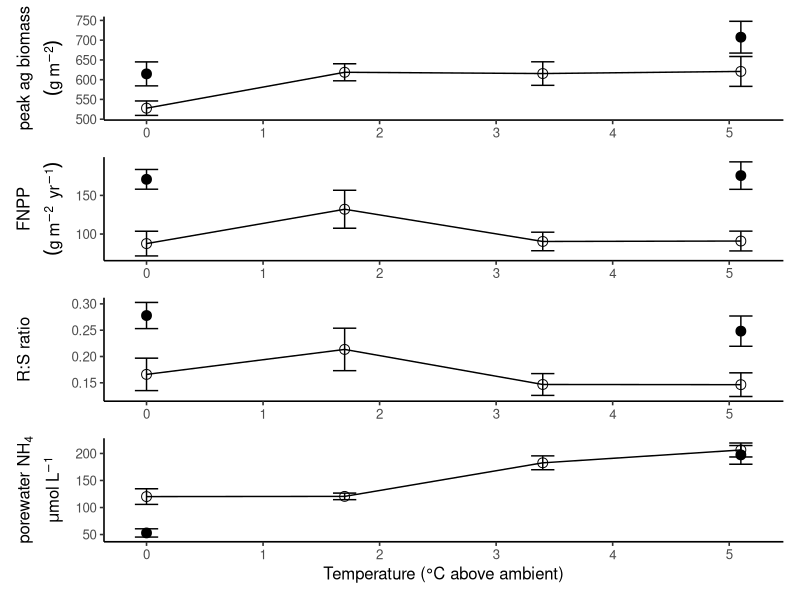
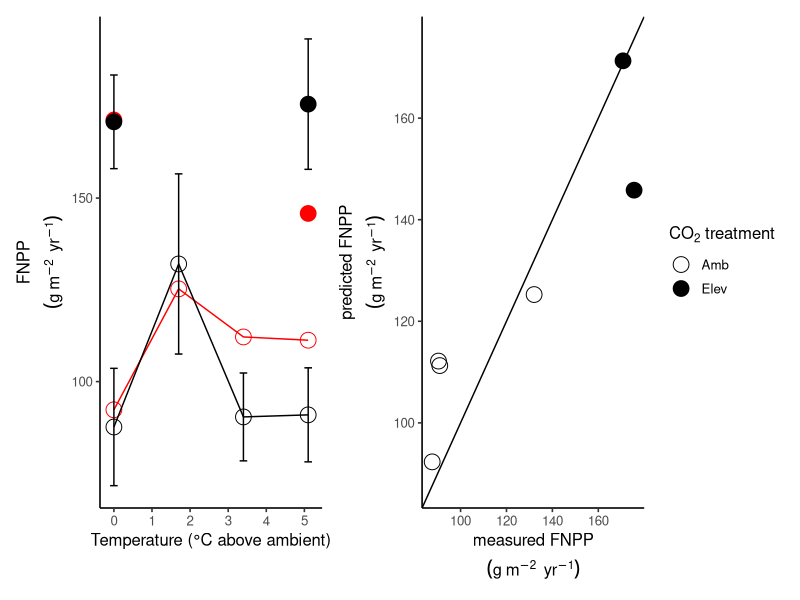
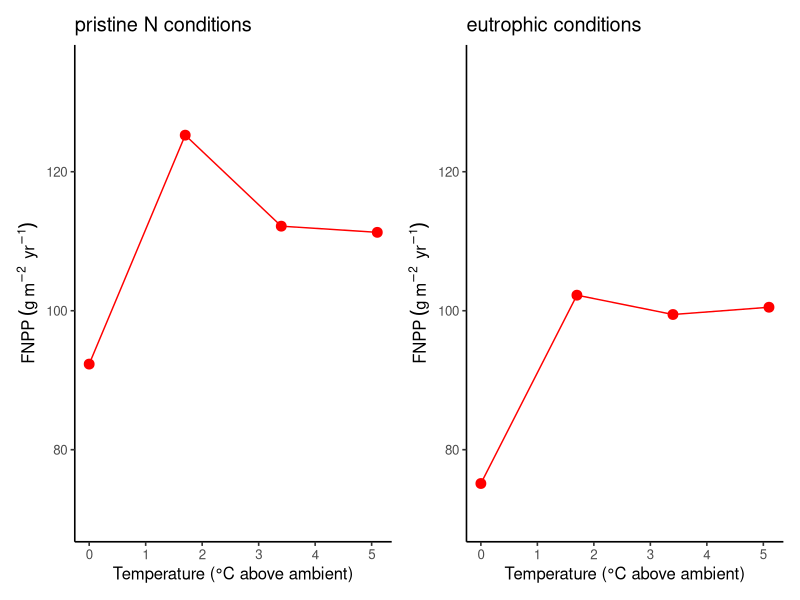
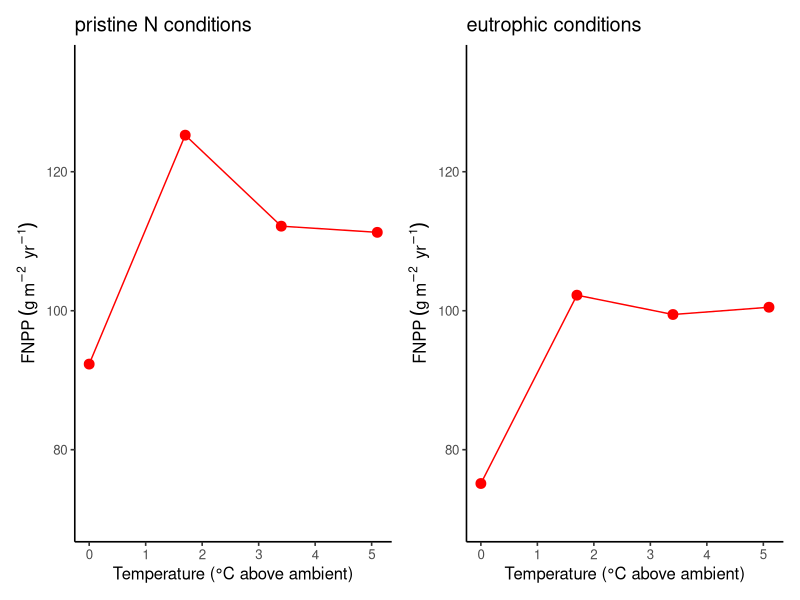
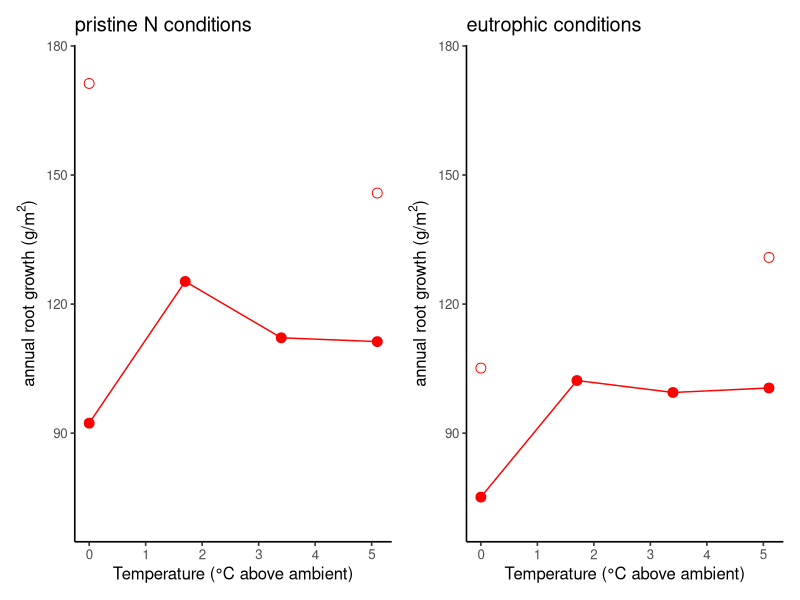

Recreate these plots in R, in order.
## ---- chunk 1
knitr::opts_chunk$set(
  warning = FALSE, 
  message = FALSE, 
  echo = FALSE
  )


# source("prepare_workspace.R")
library(tidyverse)
library(patchwork)
library(scales)
library(modelr)

theme_set(theme_classic(base_size=12))

## ---- chunk 2
#### #### 
#### 1.1 Science constants
#### ####
moles_per_gram_amonium<- 0.055437
grams_per_mol_amonium <- 1/moles_per_gram_amonium
grams_n_per_gram_ammonium <-  0.776490

## I use the below conversion to make units in functional balance equation consistent
    ##N% * g/hour C = g/hour N
    ## thus, convert uptake rates
        ###from: umol NH4/hour  
        ###to: g N/ hour
    ##handling both
        #moles to mass
        #stoichiometry of NH4
  
  #this assumes published uptake rates are the speed of NH4 uptake,
      # not of N uptake, which to my knowledge is true here.

CONVERSION_UMOL_NH4_PER_HOUR_TO_GRAMS_N_PER_HOUR <-
  grams_per_mol_amonium*grams_n_per_gram_ammonium/10^6

#### #### 
#### 1.2 parameters for the study
#### ####
GLOBAL_TISSUE_N_PCT <- .02 ## this is from Morris 2013
V_MAX_COTT_UMOL_PER_G_PER_HOUR <- 17 # From Cott et. al 2018
## ---- chunk 3

biomass_data_full_depth_porewater <- read_csv("SMARTX_data_2017_2022.csv")
##now, do depth averages of the porewater NH3 (matching PNAS paper)
biomass_data_summarized_porewater_treatment_means <- biomass_data_full_depth_porewater %>% 
  filter(Vegetation=="C3") %>% 
  filter(Depth %in% c(20,40,80,120)) %>%   
  # select(-c(N,sd,se,ci)) %>% 
  group_by(Year,CO2Treatment,TempTreatment) %>% 
  summarise_all(mean,na.rm=T)  %>% 
  ungroup() 


            
##finally, summarize across years
biomass_data_treatment_means_many_year_means <-
  biomass_data_summarized_porewater_treatment_means %>% 
  ungroup() %>% 
  group_by(CO2Treatment,TempTreatment) %>% 
  summarise_all(mean,na.rm=T) %>% #means of all values
  select(-c(Depth,PlotID,Year,Vegetation)) %>%  #remove artifact values from summary, e.g. mean plotid
  select(-starts_with("wt_")) %>% 
  select(-starts_with("total_")) 

biomass_data_treatment_means_many_year_means
## ---- chunk 4
  temp_pallette_four_colors <- viridis_pal(option = "C")(4)
    # four_colors[4] <- "greenyellow"
  temp_pallette_four_colors [4] <- "chartreuse"
    


##for ease of figure rendering below, I will collect a few of the specific lines
  ##for formatting figures
scale_shapes_for_co2_treatment <-   scale_shape_manual(values = c(21,19),
                      name = expression(paste("CO"[2], " treatment"))) 




lab_string_porewater_nh4 <- bquote(atop("porewater NH"[4], mu*mol~L^-1))
lab_string_porewater_nh4_NO_LINEBREAK <- bquote("porewater NH"[4] ~ (mu*mol ~ L^-1))
lab_string_u_rate <- bquote("u estimate" ~ (mu*mol ~ NH[4] ~ hr^-1))
lab_string_N_demand <- bquote("N demand" ~ (g ~ hr^-1)) #"N demand (g/hr)"
lab_string_total_N_uptake<- bquote("total N uptake" ~ (g ~ hr^-1)) #"N demand (g/hr)"
lab_string_N_supply <-  bquote("N supply" ~ (mu*mol ~ L^-1))
  
 

lab_string_temperature_treatment <- "Temperature (\u00B0C above ambient)"
lab_string_bg_npp <- bquote(atop("bg NPP", (g~m^-2~ ~yr^-1)))
lab_string_fnpp <- bquote(atop("FNPP", (g~m^-2~ ~yr^-1)))
lab_string_predicted_fnpp <- bquote(atop("predicted FNPP", (g~m^-2~ ~yr^-1)))
lab_string_measured_fnpp <- bquote(atop("measured FNPP", (g~m^-2~ ~yr^-1)))
lab_string_measured_fnpp_ONE_LINE <- bquote("FNPP" ~ (g~m^-2~ ~yr^-1))
lab_string_ag_biomass <- bquote(atop("peak ag biomass", (g~m^-2)))
lab_string_fr_biomass <- bquote(atop("fine root biomass", (g~m^-2)))
lab_string_annual_root_growth <- expression(paste("annual root growth (g/m"^"2",")"))


p_facet_label_string <- "p estimate (g C per hr)"
u_facet_label_string <- "u estimate (\u03BCmol NH4 per hr)"

###color choices
p_color <- "darkgreen"
u_color <- "brown"


###plot aesthetics
point_size_unscaled_rate_plot <- 3
point_size_discussion_plot <- 3
## ---- chunk 5
###2 parts of code block
###### ######
##  1/2 define and fit model
###### ######

roots_shoots_5.1_aco2 <- biomass_data_treatment_means_many_year_means %>% 
  filter(TempTreatment==5.1) %>% 
  filter(CO2Treatment=="Amb") %>% 
  select(FineRoots_correct,SCAMbiomass,NH4.uM)

tissue_N_content <- .02

m_menten_kinetics <- function(conc,k_m_arg,v_max_arg){
  (v_max_arg * conc) / (conc+ k_m_arg)
}


nls_fit_model_cott_max <- nls( FineRoots_correct ~
                  (T*SCAMbiomass ^2*  tissue_N_content)/
                  (m_menten_kinetics(NH4.uM,k_m,V_MAX_COTT_UMOL_PER_G_PER_HOUR)*
                       CONVERSION_UMOL_NH4_PER_HOUR_TO_GRAMS_N_PER_HOUR),
    data = biomass_data_treatment_means_many_year_means,
    start = list(k_m=100,T=.1))


###### ######
##  2/2 make plot data
###### ######

# plot_data_try_1 <- biomass_data_summarized_porewater_treatment_means %>% 
root_plot_data <- biomass_data_treatment_means_many_year_means %>% 
  add_predictions(nls_fit_model_cott_max) %>% 
  rename(FineRoots_predicted=pred)
    
cot_max_rmse <- rmse(nls_fit_model_cott_max,biomass_data_treatment_means_many_year_means)
cot_max_rsquare <- rsquare(nls_fit_model_cott_max,biomass_data_treatment_means_many_year_means)
cot_max_rsquare

N_pollution <- 200

root_plot_data_plus_200  <- biomass_data_treatment_means_many_year_means %>% 
  mutate(NH4.uM=NH4.uM + N_pollution) %>% 
  add_predictions(nls_fit_model_cott_max) %>% 
  rename(FineRoots_predicted=pred)



## ---- chunk 6
      
point_size_fig_1 <- 3


biomass_data_summarized_porewater_SE_PRESERVE <- biomass_data_full_depth_porewater %>% 
  filter(Vegetation=="C3") %>% 
  filter(Depth %in% c(20,40,80,120)) %>%   
  group_by(Year,CO2Treatment,TempTreatment,PlotID) %>% 
  summarise_all(mean,na.rm=T)  %>% 
  ungroup() 


 
  biomass_data_treatment_means_many_year_means_WITH_SE <-
    biomass_data_summarized_porewater_SE_PRESERVE %>% 
    ungroup() %>% 
    group_by(CO2Treatment, TempTreatment) %>% 
    summarise_all(list(mean = ~ mean(., na.rm = TRUE), 
                       length_check= ~ length(.),
                       se = ~ sd(., na.rm = TRUE) / sqrt(length(.)))) 
   

ag_biomass_panel <-
  biomass_data_treatment_means_many_year_means_WITH_SE %>%
  ungroup() %>% 
  ggplot(aes(x = TempTreatment, y= SCAMbiomass_mean,  shape = CO2Treatment)) +
  geom_point(size = point_size_fig_1) +
  geom_line(data = biomass_data_treatment_means_many_year_means_WITH_SE %>% filter(CO2Treatment == "Amb")) + # optional line addition
  ylab(lab_string_ag_biomass) + 
  geom_errorbar(aes(ymin = SCAMbiomass_mean - SCAMbiomass_se, ymax = SCAMbiomass_mean + SCAMbiomass_se), width = 0.2) + # Add error bars
  scale_shapes_for_co2_treatment +
  theme(legend.position = "none") +
  xlab(NULL)

roots_across_treatment_plot <-
  biomass_data_treatment_means_many_year_means_WITH_SE %>%
  ggplot(aes(x = TempTreatment, y = FineRoots_correct_mean, shape = CO2Treatment)) +
  geom_point(size = point_size_fig_1) +
  geom_line(data = 
              biomass_data_treatment_means_many_year_means_WITH_SE %>% filter(CO2Treatment == "Amb")) + 
  geom_errorbar(aes(ymin = FineRoots_correct_mean - FineRoots_correct_se, ymax = FineRoots_correct_mean + FineRoots_correct_se), width = 0.2) + # Add error bars
  scale_shapes_for_co2_treatment +
  xlab(NULL)  +
  theme(legend.position = "none") +
  # ylab(lab_string_annual_root_growth) 
  ylab(lab_string_fnpp) 

porewater_panel <-
  biomass_data_treatment_means_many_year_means_WITH_SE %>%
  ggplot(aes(y = NH4.uM_mean, x = TempTreatment, shape = CO2Treatment)) +
  geom_point(size = point_size_fig_1) +
  geom_line(data = biomass_data_treatment_means_many_year_means_WITH_SE %>% filter(CO2Treatment == "Amb")) + 
  ylab(lab_string_porewater_nh4) +
  geom_errorbar(aes(ymin = NH4.uM_mean - NH4.uM_se, ymax = NH4.uM_mean + NH4.uM_se), width = 0.2) + # Add error bars
  scale_shapes_for_co2_treatment +
  theme(legend.position = "none") +
  xlab(lab_string_temperature_treatment)

r_s_ratio_panel <-
  biomass_data_treatment_means_many_year_means_WITH_SE %>%
  mutate(
    r_s_ratio = FineRoots_correct_mean / SCAMbiomass_mean,
    r_s_ratio_se = abs(r_s_ratio) * sqrt((FineRoots_correct_se / FineRoots_correct_mean)^2 + (SCAMbiomass_se / SCAMbiomass_mean)^2)
  ) %>%
  ggplot(aes(x = TempTreatment, y = r_s_ratio, shape = CO2Treatment )) +
  geom_point(size = point_size_fig_1) +
  geom_line(data = . %>% filter(CO2Treatment == "Amb")) +
  ylab("R:S ratio") +
  geom_errorbar(aes(ymin = r_s_ratio - r_s_ratio_se, ymax = r_s_ratio + r_s_ratio_se), width = 0.2) +
  scale_shapes_for_co2_treatment +
  xlab(NULL) +
  theme(legend.position = "none")


ag_biomass_panel /
  roots_across_treatment_plot /
  r_s_ratio_panel /
  porewater_panel

## ---- chunk 7
##new figure 2
  ##shows the root prediction
  ##and a predicted vs. observed plot

  #could potentially do 2 version for the 2 models, and this could be moved to supplemental if need be

##First, get dimensions of plot
    # I like doing these square so you know what the mis-predictions are
 ##insert SE plot


root_plot_data_WITH_SE <- biomass_data_treatment_means_many_year_means_WITH_SE %>% 
  add_predictions(nls_fit_model_cott_max) %>% 
  rename(FineRoots_predicted=pred) %>% 
  rename(FineRoots_correct=FineRoots_correct_mean)

  min_val <- root_plot_data_WITH_SE %>%
    mutate(min_both=pmin(FineRoots_correct,FineRoots_predicted,na.rm = T)) %>% 
    pull(min_both) %>% 
    min()
  
  max_val <- root_plot_data_WITH_SE %>%
    mutate(max_both=pmax(FineRoots_correct,FineRoots_predicted,na.rm = T)) %>% 
    pull(max_both) %>% 
    max()
  
 
 prediction_plot <-  root_plot_data_WITH_SE %>% 
    ggplot(aes(x=FineRoots_correct,y=FineRoots_predicted)) +
    geom_point(aes(shape=CO2Treatment),size=5) +
    geom_abline() +
    xlim(min_val,max_val) +
    ylim(min_val,max_val) +
    scale_color_viridis_c(option="C") +
   scale_shapes_for_co2_treatment +
   ylab(lab_string_predicted_fnpp) +
    xlab(lab_string_measured_fnpp)
 
 
  roots_across_treatment_plot <-  root_plot_data_WITH_SE %>% 
    ggplot(aes(x=TempTreatment,y=FineRoots_correct,shape=CO2Treatment )) +
    #plot predictions
    geom_point(
      aes(x=TempTreatment,y=FineRoots_predicted,shape=CO2Treatment),
               color="red",
               size=5) +
    geom_line(data= . %>% filter(CO2Treatment=="Amb"),
              aes(x=TempTreatment,
                  y=FineRoots_predicted),
              color="red")  +
    #observation plot
    geom_point(size=5) +
    geom_line(data= .  %>% filter(CO2Treatment=="Amb")) +
    scale_shape_manual(values = c(21,19),
                       name = expression(paste("CO"[2], " treatment"))) +
    theme(legend.position = "none") +
    geom_errorbar(
       aes(ymin = FineRoots_correct - FineRoots_correct_se, 
           ymax = FineRoots_correct + FineRoots_correct_se), 
       width = 0.2) +  # Add error bars
    xlab(lab_string_temperature_treatment) +
    ylab(lab_string_fnpp)

 roots_across_treatment_plot | prediction_plot
  
## ---- chunk 8
#### #### #### ####
## declare figure functions 
### ### ### ###
    ##plot logic
    compute_uptake_rate_from_NH4_mm_kinetics_umol_hr <-  function(
        NH4_conc_umol_per_L,
        v_max_arg,
        k_m_arg){
          
          uptake_rate <- v_max_arg * NH4_conc_umol_per_L/
                    (NH4_conc_umol_per_L + k_m_arg)   
          
          return(uptake_rate)
        }
      
      compute_roots_from_NH4 <-  function(
        N_supply_arg, 
        N_demand_arg,
        v_max_arg,
        k_m_arg){
        
        uptake_guess_umol_per_hour <- compute_uptake_rate_from_NH4_mm_kinetics_umol_hr(
          NH4_conc_umol_per_L=N_supply_arg,
          v_max_arg = v_max_arg,
          k_m_arg = k_m_arg
        )
          
        annual_root_estimate <- N_demand_arg/(uptake_guess_umol_per_hour*CONVERSION_UMOL_NH4_PER_HOUR_TO_GRAMS_N_PER_YEAR)
        
        return(annual_root_estimate)
      }



## ---- chunk 9

make_regular_vector_from_field_data <- function(vector_resolution,field_vector){
    seq(
      from=min(field_vector),
      to=max(field_vector),
      length.out=vector_resolution
      ) 
}

##consider moving these up to the top for easier maitenance
res_NH4 <- 100
res_roots <- 7

 NH4.uM_vector_from_field_data <- 
   make_regular_vector_from_field_data(
     res_NH4, 
     biomass_data_treatment_means_many_year_means$NH4.uM
     )
   
all_plot_xlim <- c(min(NH4.uM_vector_from_field_data),
                      max(NH4.uM_vector_from_field_data))

iso_root_vector_RAW <- make_regular_vector_from_field_data(
  res_roots,
  biomass_data_treatment_means_many_year_means$FineRoots_correct
) 

iso_root_vector <- seq(from=85,length.out=res_roots, by=15) #hand specify a more readable version of root vector, same values

##GET PARAMS FROM MODEL FIT
  k_m_fit_value <- coef(nls_fit_model_cott_max)["k_m"] %>% as.numeric()
  v_max_fit_value <- V_MAX_COTT_UMOL_PER_G_PER_HOUR
  T_from_cott <- coef(nls_fit_model_cott_max)["T"] %>% as.numeric()

  

isoline_data <- expand_grid(iso_root_line=iso_root_vector,
                       NH4.uM=NH4.uM_vector_from_field_data,
) %>% 
  mutate(uptake_rate_umol_hr=compute_uptake_rate_from_NH4_mm_kinetics_umol_hr(
    NH4_conc_umol_per_L = NH4.uM,
    v_max_arg = V_MAX_COTT_UMOL_PER_G_PER_HOUR,
    k_m_arg = k_m_fit_value
  ) )%>% 
  # mutate(N_demand_prediction=iso_root_line*uptake_rate_umol_hr*CONVERSION_UMOL_NH4_PER_HOUR_TO_GRAMS_N_PER_YEAR) %>% 
  mutate(total_uptake_prediction_g_per_hour=iso_root_line*uptake_rate_umol_hr*
           CONVERSION_UMOL_NH4_PER_HOUR_TO_GRAMS_N_PER_HOUR)



## ---- chunk 10
#fig description
## 
# data need


## this data created above 

plot_ylim <- c(70,135)

roots_across_treatment_pristine_NO_eCO2 <-  root_plot_data %>% 
    filter(CO2Treatment=="Amb") %>%
    ggplot(aes(x=TempTreatment,y=FineRoots_predicted,shape=CO2Treatment )) +
    #observation plot
    geom_point(size=point_size_discussion_plot,color="red") +
    geom_line(data=. %>% filter(CO2Treatment=="Amb"),color="red") +
    # ylab(expression(paste("annual root growth (g/m"^"2",")"))) +
    ylab(lab_string_measured_fnpp_ONE_LINE) +
    scale_shape_manual(values = c(19,21),
                       name = expression(paste("CO"[2], " treatment"))) +
    theme(legend.position = "none") +
    xlab(lab_string_temperature_treatment) +
    # ylab(lab_string_bg_npp) +
    ylim(plot_ylim) +
    ggtitle("pristine N conditions")
   
  roots_across_treatment_plot_polluted_NO_eCO2 <-  root_plot_data_plus_200 %>% 
    filter(CO2Treatment=="Amb") %>%
    ggplot(aes(x=TempTreatment,y=FineRoots_predicted,shape=CO2Treatment )) +
    #observation plot
    geom_point(size=point_size_discussion_plot,color="red") +
    geom_line(data=. %>% filter(CO2Treatment=="Amb"),color="red") +
    # ylab(lab_string_annual_root_growth) +
    ylab(lab_string_measured_fnpp_ONE_LINE) +
    scale_shape_manual(values = c(19,21),
                       name = expression(paste("CO"[2], " treatment"))) +
    theme(legend.position = "none") +
    xlab(lab_string_temperature_treatment)  +
    # ylab(lab_string_bg_npp) +
    ylim(plot_ylim) +
    ggtitle("eutrophic conditions")
   
roots_across_treatment_pristine_NO_eCO2 |
  roots_across_treatment_plot_polluted_NO_eCO2

  
roots_across_treatment_pristine_NO_eCO2 |
  roots_across_treatment_plot_polluted_NO_eCO2



## ---- chunk 11

plot_ylim <- c(70,175)

roots_across_treatment_pristine_YES_eCO2 <-  root_plot_data %>% 
    # filter(CO2Treatment=="Amb") %>%
    ggplot(aes(x=TempTreatment,y=FineRoots_predicted,shape=CO2Treatment )) +
    #observation plot
    geom_point(size=point_size_discussion_plot,color="red") +
    geom_line(data=. %>% filter(CO2Treatment=="Amb"),color="red") +
    ylab(expression(paste("annual root growth (g/m"^"2",")"))) +
    scale_shape_manual(values = c(19,21),
                       name = expression(paste("CO"[2], " treatment"))) +
    theme(legend.position = "none") +
    xlab(lab_string_temperature_treatment) +
    # ylab(lab_string_bg_npp) +
    ylim(plot_ylim) +
    ggtitle("pristine N conditions")
   
  roots_across_treatment_plot_polluted_YES_eCO2 <-  
    root_plot_data_plus_200 %>% 
    # filter(CO2Treatment=="Amb") %>%
    ggplot(aes(x=TempTreatment,y=FineRoots_predicted,shape=CO2Treatment )) +
    #observation plot
    geom_point(size=point_size_discussion_plot,color="red") +
    geom_line(data=. %>% filter(CO2Treatment=="Amb"),color="red") +
    ylab(lab_string_annual_root_growth) +
    scale_shape_manual(values = c(19,21),
                       name = expression(paste("CO"[2], " treatment"))) +
    theme(legend.position = "none") +
    xlab(lab_string_temperature_treatment)  +
    # ylab(lab_string_bg_npp) +
    ylim(plot_ylim) +
    ggtitle("eutrophic conditions")
   
 roots_across_treatment_pristine_YES_eCO2 |
  roots_across_treatment_plot_polluted_YES_eCO2

 
  
  
